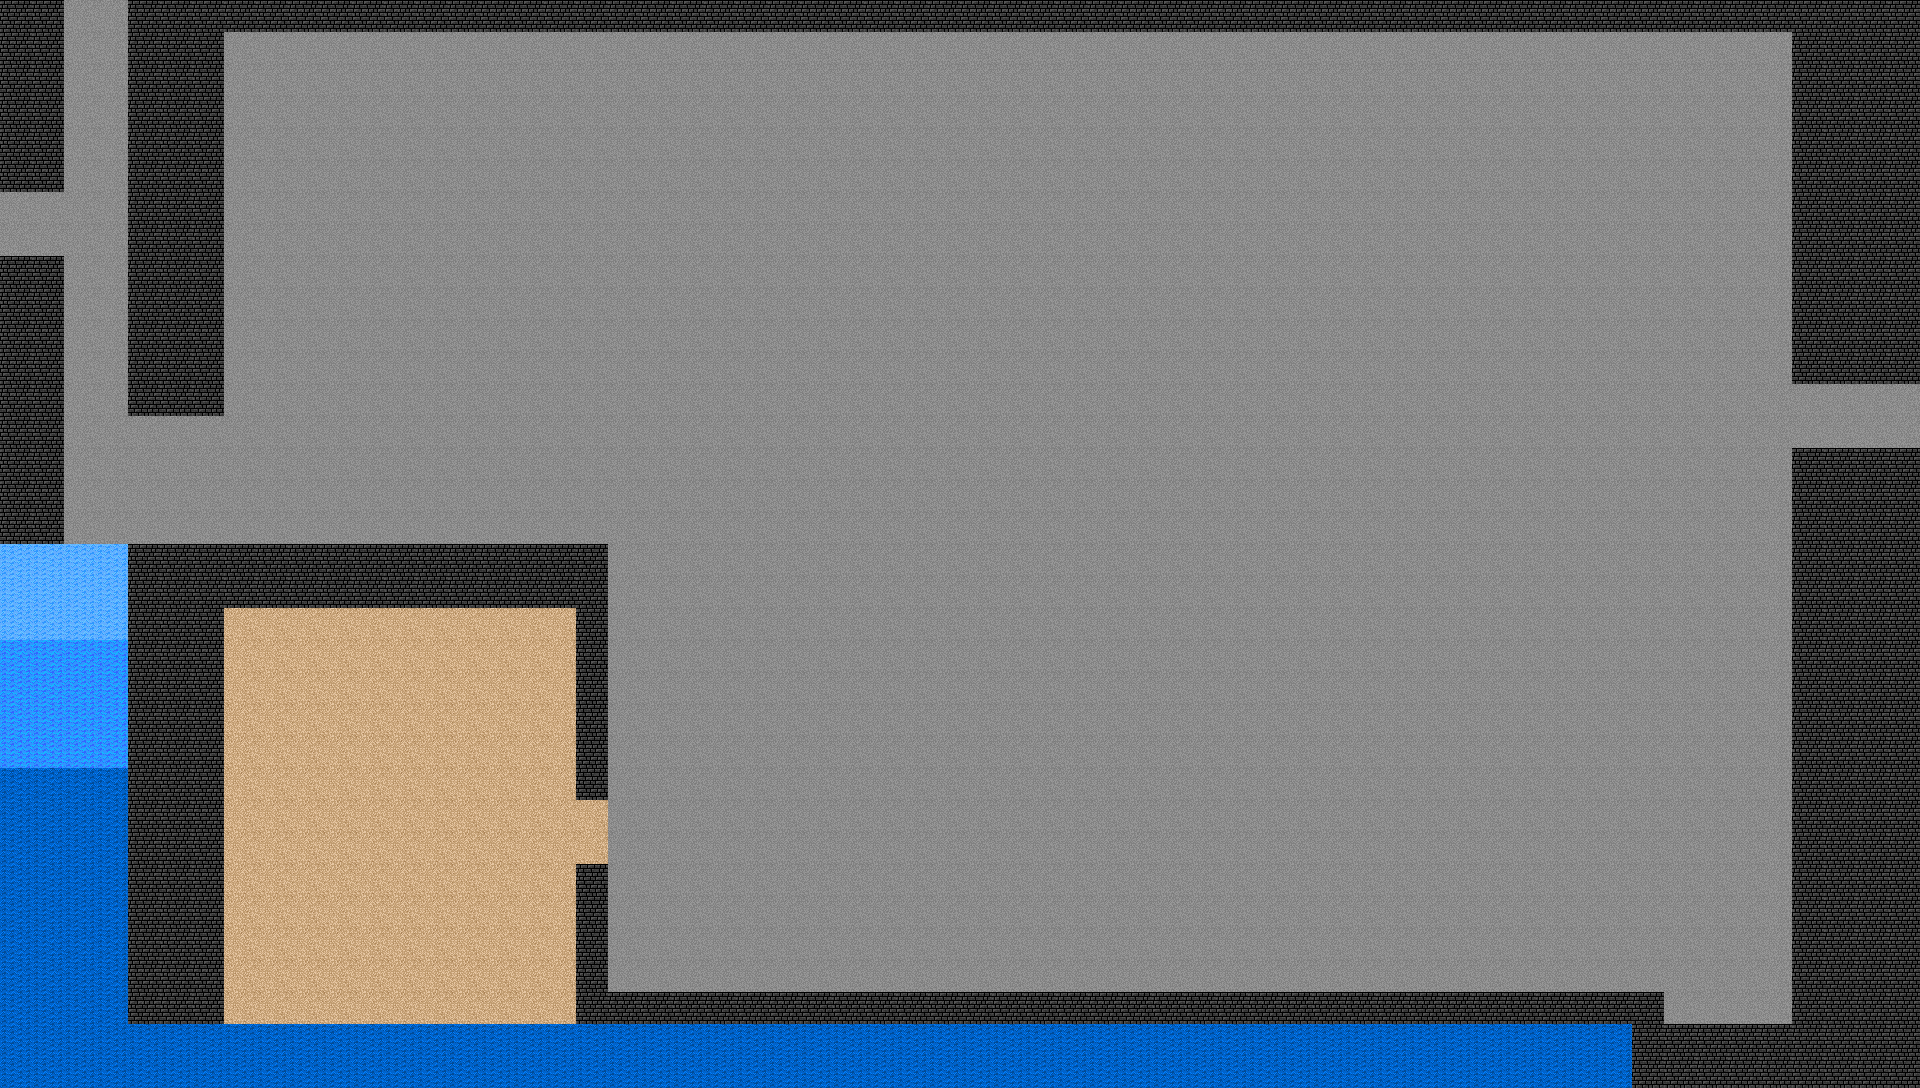

A 2D game scene composited from a Tiled map and its tileset images. What follows is a short description and the map's XML, with each tile layer's data collapsed to a summary:
An orthogonal 60x34 tile map with 32x32 px tiles, 2 tile layers (Base, Decorations), 7 tilesets and 23 objects (9x Enemy).

<map version="1.0" orientation="orthogonal" width="60" height="34" tilewidth="32" tileheight="32">
 <tileset firstgid="1" source="../tilesets/Dungeon 1.tsx" />
 <tileset firstgid="91" source="../tilesets/Dungeon 2.tsx" />
 <tileset firstgid="235" source="../tilesets/Dungeon 3.tsx" />
 <tileset firstgid="352" source="../tilesets/Dungeon 4.tsx" />
 <tileset firstgid="523" source="../tilesets/Overworld 1.tsx" />
 <tileset firstgid="651" source="../tilesets/Overworld 2.tsx" />
 <tileset firstgid="787" source="../tilesets/Overworld 3.tsx" />
 <layer name="Base" width="60" height="34">
  <data>[2040 cells, 2040 non-empty, 6 distinct tile ids]</data>
 </layer>
 <layer name="Decorations" width="60" height="34">
  <data>[2040 cells, 1410 non-empty, 2 distinct tile ids]</data>
 </layer>
 <objectgroup name="Objects" width="60" height="34">
  <object name="Crab" type="Enemy" x="240" y="751" width="32" height="32" />
  <object name="Crab" type="Enemy" x="347" y="793" width="32" height="32" />
  <object name="Crab" type="Enemy" x="414" y="791" width="32" height="32" />
  <object name="Crab" type="Enemy" x="286" y="859" width="32" height="32" />
  <object name="Crab" type="Enemy" x="440" y="885" width="32" height="32" />
  <object name="Crab" type="Enemy" x="368" y="872" width="32" height="32" />
  <object name="Crab" type="Enemy" x="371" y="971" width="32" height="32" />
  <object name="Crab" type="Enemy" x="333" y="724" width="32" height="32" />
  <object name="Crab" type="Enemy" x="303" y="944" width="32" height="32" />
 </objectgroup>
 <objectgroup name="Collision" width="60" height="34">
  <object x="129" y="1" width="1792" height="27" />
  <object x="127" y="543" width="480" height="64" />
  <object x="128" y="603" width="93" height="421" />
  <object x="-13" y="637" width="144" height="445" />
  <object x="-19" y="544" width="23" height="109" />
  <object x="1795" y="-56" width="135" height="437" />
  <object x="1792" y="448" width="132" height="643" />
  <object x="-28" y="1023" width="1965" height="84" />
  <object x="576" y="548" width="31" height="251" />
  <object x="577" y="865" width="32" height="160" />
  <object x="576" y="991" width="1085" height="32" />
  <object x="-8" y="-48" width="69" height="237" />
  <object x="-9" y="253" width="72" height="291" />
  <object x="129" y="-11" width="95" height="425" />
 </objectgroup>
</map>
